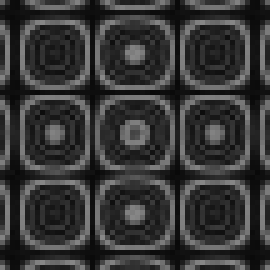
%> input picture Lab3AV/Codes/data/blobs.png, 54 x 54 px (shown 5 times larger)
$ octave main.m   (GNU Octave 9; MATLAB toolbox functions it lacks are replaced by stand-ins)
%> lines starting %> are read from the running program, lines starting %| are printed output that depends on the picture
%> further down, sample is the input picture: size 54x54 uint8; min 8, max 136, mean 54.5
### Lab3AV/Codes/synthesize_texture.m
%%%%%%%%%%%%%%%%%%%%%%%%%%%%%%%%%%%%%%%%%%%%%%%%%%%%%%%%%%%%%%%%%%%%%%%%%%%
%%%              LABORATORY #3
%%%              ARTIFICIAL VISION 2024-2025
%%%              Exemplar-based methods and applications
%%%%%%%%%%%%%%%%%%%%%%%%%%%%%%%%%%%%%%%%%%%%%%%%%%%%%%%%%%%%%%%%%%%%%%%%%%%


function [texture, copy_map] = synthesize_texture(sample, texture_size, patch_size, tolerance)
%> called with texture_size = [30 30], patch_size = 13, tolerance = 0.1
%synthesize_texture Creates a new texture of a given size using a given
%                   sample
%	sample - input image from which a new texture is built
%   texture_size - desired size of a new texture image
%   patch_size - size of the square patch to be used
%   tolerance - threshold that controls amount of similar patches (0; 1)

    seed_size = [3 3];
    sample_size = size(sample);
%> sample_size = [54 54]
    patch_half = floor(patch_size / 2);

    % Check sample size
    if sample_size(1) < seed_size(1) || sample_size(2) < seed_size(2)
        error('Sample is too small.');
    end

    % Create buffers
    color_map = build_color_map([sample_size(1), sample_size(2)]);
    texture = uint8(zeros([texture_size(1) texture_size(2) size(sample, 3)]));
    copy_map = uint8(zeros([texture_size(1) texture_size(2) size(color_map,3)]));
    mask = zeros([texture_size(1) texture_size(2)]);

    % Precompute Gaussian intra-patch weights
    weights = gaussian_kernel_2d(patch_size);

    % Extract patches
    [patch_list, coordinates] = extract_patches(sample, [patch_size patch_size]);
    patch_list = single(patch_list);

    % Take seed at random from the sample
    seed_pos = [round(rand(1) * (sample_size(1) - seed_size(1))) + 1, ...
                round(rand(1) * (sample_size(2) - seed_size(2))) + 1];

    % Paste seed in the center of texture
	paste_pos = [floor(texture_size(1) / 2) - floor(seed_size(1) / 2), ...
                 floor(texture_size(2) / 2) - floor(seed_size(2) / 2)];
    texture(paste_pos(1) : paste_pos(1) + seed_size(1) - 1, paste_pos(2) : paste_pos(2) + seed_size(2) - 1, :) = ...
        sample(seed_pos(1) : seed_pos(1) + seed_size(1) - 1, seed_pos(2) : seed_pos(2) + seed_size(2) - 1, :);
    copy_map(paste_pos(1) : paste_pos(1) + seed_size(1) - 1, paste_pos(2) : paste_pos(2) + seed_size(2) - 1, :) = ...
        color_map(seed_pos(1) : seed_pos(1) + seed_size(1) - 1, seed_pos(2) : seed_pos(2) + seed_size(2) - 1, :);
    mask(paste_pos(1) : paste_pos(1) + seed_size(1) - 1, paste_pos(2) : paste_pos(2) + seed_size(2) - 1, :) = 1;

    % Compute layers
    layers = bwdist(mask,'chessboard');

    % Extend mask and texture by patch_half at every side
    mask = padarray(padarray(mask, patch_half)', patch_half)';
    if size(texture, 3) == 3
        texture = cat(3, padarray(padarray(texture(:,:,1), patch_half)', patch_half)', ...
                         padarray(padarray(texture(:,:,2), patch_half)', patch_half)', ...
                         padarray(padarray(texture(:,:,3), patch_half)', patch_half)');
    else
        texture = padarray(padarray(texture(:,:), patch_half)', patch_half)';
    end

    % Generate texture layer by later, from the inside out
    fprintf('Progress:   0%%');
    num_layers = max(layers(:));
    for l=1:num_layers
        fprintf('\b\b\b\b%3d%%',ceil(100 * l / num_layers));
        % Locate all points in the current layer
        [rows, cols] = find(layers == l);

        % Sort points in decreasing order of the number known neighbours
        known_neighs = zeros([patch_size, patch_size, length(rows)]);
        scores = zeros(1,length(rows));
        for i=1:length(rows)
            y = rows(i);
            x = cols(i);
            known_neighs(:, :, i) = mask(y:y+2*patch_half, x:x+2*patch_half);
            scores(i) = sum(sum(known_neighs(:, :, i)));
        end
        [~,order] = sort(scores, 'descend');
        rows = rows(order);
        cols = cols(order);
        known_neighs = known_neighs(:, :, order);

        % Fill every point in the current layer
        for i=1:length(rows)
        	y = rows(i);
            x = cols(i);
            patch = texture(y:y+2*patch_half, x:x+2*patch_half, :);
            patch_mask = known_neighs(:, :, i);

            % Select candidate patches
            distances = compute_patch_distances(patch_list, patch, patch_mask, weights);
            candidates = find(distances <= (1 + tolerance) * min(distances));

            % Randomly select one candidate
            candidate_id = round(rand(1) * (length(candidates) - 1)) + 1;
            sample_id = candidates(candidate_id);

            % Synthesize current pixel
            texture(y + patch_half, x + patch_half, :) = sample(coordinates(sample_id, 1), coordinates(sample_id, 2), :);
            copy_map(y, x, :) = color_map(coordinates(sample_id, 1), coordinates(sample_id, 2), :);
            mask(y + patch_half, x + patch_half) = 1;
        end

    end

    fprintf('\n');

    % Crop margins
    texture = texture(patch_half+1:texture_size(1)-patch_half, patch_half+1:texture_size(2)-patch_half, :);
end

### Lab3AV/Codes/build_color_map.m
%%%%%%%%%%%%%%%%%%%%%%%%%%%%%%%%%%%%%%%%%%%%%%%%%%%%%%%%%%%%%%%%%%%%%%%%%%%
%%%              LABORATORY #3
%%%              ARTIFICIAL VISION 2024-2024
%%%              Exemplar-based methods and applications
%%%%%%%%%%%%%%%%%%%%%%%%%%%%%%%%%%%%%%%%%%%%%%%%%%%%%%%%%%%%%%%%%%%%%%%%%%%

function color_map = build_color_map(size)
%> called with size = [54 54]
%build_color_map Builds a color map where each pixel has its own color
%   size - desired size of a color map: [height width]

    color_map = zeros(size(1), size(2), 3);
    for i=1:size(1)
        for j=1:size(2)
            color_map(i, j, 1) = j * 255 / size(2);
            color_map(i, j, 2) = i * j * 255 / (size(1) * size(2));
            color_map(i, j, 3) = i * 255 / size(1);
        end
    end
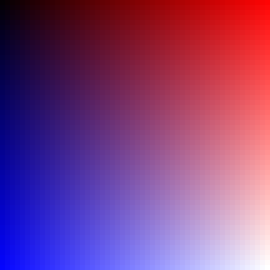
%> color_map: size 54x54x3 double (shown 5 times larger); mean R, G, B 129.9, 66.1, 129.9

    color_map = uint8(color_map);
end

### Lab3AV/Codes/gaussian_kernel_2d.m
%%%%%%%%%%%%%%%%%%%%%%%%%%%%%%%%%%%%%%%%%%%%%%%%%%%%%%%%%%%%%%%%%%%%%%%%%%%
%%%              LABORATORY #3
%%%              ARTIFICIAL VISION 2024-2025
%%%              Exemplar-based methods and applications
%%%%%%%%%%%%%%%%%%%%%%%%%%%%%%%%%%%%%%%%%%%%%%%%%%%%%%%%%%%%%%%%%%%%%%%%%%%


function kernel = gaussian_kernel_2d(size)
%> called with size = 13
% gaussian_kernel_2d Builds 2d discrete isotropic Gaussian kernel
%   size - size of a kernel matrix (should be odd, e.g. 3, 5, 7, etc.)

    center = ceil(size / 2);
    kernel = zeros(size, size);
    sigma2 = 2 * (size / 6.4)^2;
    normalizer = 1 / (pi * sigma2);

    for i = 1:size
        for j = 1:size
            distance2 = (i - center)^2 + (j - center)^2;
            kernel(i, j) = normalizer * exp(-distance2 / sigma2);
        end
    end
end

### Lab3AV/Codes/extract_patches.m
%%%%%%%%%%%%%%%%%%%%%%%%%%%%%%%%%%%%%%%%%%%%%%%%%%%%%%%%%%%%%%%%%%%%%%%%%%%
%%%              LABORATORY #3
%%%              ARTIFICIAL VISION 2024-2025
%%%              Exemplar-based methods and applications
%%%%%%%%%%%%%%%%%%%%%%%%%%%%%%%%%%%%%%%%%%%%%%%%%%%%%%%%%%%%%%%%%%%%%%%%%%%

function [patch_list, coordinates] = extract_patches(image, patch_size)
%> called with patch_size = [13 13]
%extract_patches Extracts a list of patches from a given image
%   IN:
%   image - image to extract patches from
%   patch_size - size of the patch [height width]
%   OUT:
%   patch_list - list of N patches in 4D structure:
%       (patch height, patch width, number of color channels, N)
%   coordinates - (N-by-2) matrix with coordinates of patch centers.
%
%   NOTE: patches in patch_list and in coordinates should be in the same
%         order
    % Get image dimensions
    [img_height, img_width, num_channels] = size(image);
%> img_height = 54; img_width = 54; num_channels = 1
    % Calculate the valid range for patch centers
    % Need half-patch padding on all sides to ensure full patches
    patch_height = patch_size(1);
    patch_width = patch_size(2);
    % Calculate half-patch sizes (rounding down for even sizes)
    half_height = floor(patch_height / 2);
    half_width = floor(patch_width / 2);
    % Define valid ranges for patch centers
    row_start = half_height + 1;
    row_end = img_height - half_height;
%> row_end = 48
    col_start = half_width + 1;
    col_end = img_width - half_width;
%> col_end = 48
    % Determine number of patches
    num_patches = (row_end - row_start + 1) * (col_end - col_start + 1);
%> num_patches = 1764
    % Initialize output arrays
    patch_list = zeros(patch_height, patch_width, num_channels, num_patches);
    coordinates = zeros(num_patches, 2);
    % Extract patches
    patch_idx = 1;
    for row = row_start:row_end
        for col = col_start:col_end
            % Calculate patch boundaries
            row_start_patch = row - half_height;
            row_end_patch = row_start_patch + patch_height - 1;
            col_start_patch = col - half_width;
            col_end_patch = col_start_patch + patch_width - 1;
            % Extract the patch
            patch_list(:, :, :, patch_idx) = image(row_start_patch:row_end_patch, ...
                                                   col_start_patch:col_end_patch, :);
            % Store the center coordinates
            coordinates(patch_idx, :) = [row, col];
            % Move to next patch
            patch_idx = patch_idx + 1;
        end
    end
%> after the loop, coordinates = 1764 rows, first 12: [7 7; 7 8; 7 9; 7 10; 7 11; 7 12; 7 13; 7 14; 7 15; 7 16; 7 17; 7 18]; patch_idx = 1765
end

### Lab3AV/Codes/main.m
%%%%%%%%%%%%%%%%%%%%%%%%%%%%%%%%%%%%%%%%%%%%%%%%%%%%%%%%%%%%%%%%%%%%%%%%%%%
%%%              LABORATORY #3
%%%              ARTIFICIAL VISION 2024-2025
%%%              Exemplar-based methods and applications
%%%%%%%%%%%%%%%%%%%%%%%%%%%%%%%%%%%%%%%%%%%%%%%%%%%%%%%%%%%%%%%%%%%%%%%%%%%

clear all
close all
clc

% Input
sample = imread('data/blobs.png');
texture_size = [30 30];
patch_size = 13; % should be odd (3, 5, 7, etc.)
tolerance = 0.1;

[texture, copy_map] = synthesize_texture(sample, texture_size, patch_size, tolerance);
%> (the run ends here)
